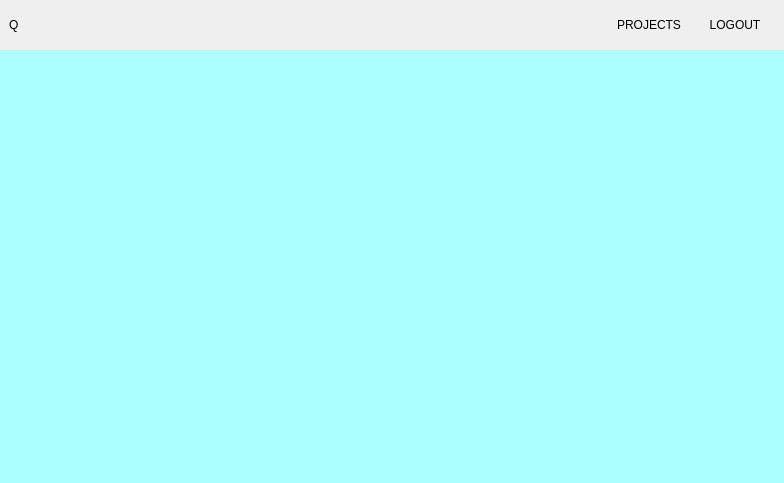
<?xml version="1.0" encoding="UTF-8"?>
<ui version="4.0">
 <class>ProjectListWindow</class>
 <widget class="QWidget" name="ProjectListWindow">
  <property name="geometry">
   <rect>
    <x>0</x>
    <y>0</y>
    <width>784</width>
    <height>483</height>
   </rect>
  </property>
  <property name="windowTitle">
   <string>Form</string>
  </property>
  <layout class="QVBoxLayout" name="verticalLayout">
   <property name="spacing">
    <number>0</number>
   </property>
   <property name="leftMargin">
    <number>0</number>
   </property>
   <property name="topMargin">
    <number>0</number>
   </property>
   <property name="rightMargin">
    <number>0</number>
   </property>
   <property name="bottomMargin">
    <number>0</number>
   </property>
   <item>
    <widget class="QWidget" name="widget" native="true">
     <property name="maximumSize">
      <size>
       <width>16777215</width>
       <height>50</height>
      </size>
     </property>
     <property name="styleSheet">
      <string notr="true"/>
     </property>
     <layout class="QHBoxLayout" name="horizontalLayout">
      <item>
       <widget class="QLabel" name="label">
        <property name="styleSheet">
         <string notr="true">font: 20pt &quot;MS Shell Dlg 2&quot;;</string>
        </property>
        <property name="text">
         <string>Q</string>
        </property>
       </widget>
      </item>
      <item>
       <spacer name="horizontalSpacer">
        <property name="orientation">
         <enum>Qt::Horizontal</enum>
        </property>
        <property name="sizeHint" stdset="0">
         <size>
          <width>566</width>
          <height>20</height>
         </size>
        </property>
       </spacer>
      </item>
      <item>
       <widget class="QPushButton" name="projectsBtn">
        <property name="styleSheet">
         <string notr="true">font: 10pt &quot;MS Shell Dlg 2&quot;;</string>
        </property>
        <property name="text">
         <string>PROJECTS</string>
        </property>
        <property name="flat">
         <bool>true</bool>
        </property>
       </widget>
      </item>
      <item>
       <widget class="QPushButton" name="logoutButton">
        <property name="styleSheet">
         <string notr="true">font: 10pt &quot;MS Shell Dlg 2&quot;;</string>
        </property>
        <property name="text">
         <string>LOGOUT</string>
        </property>
        <property name="flat">
         <bool>true</bool>
        </property>
       </widget>
      </item>
     </layout>
    </widget>
   </item>
   <item>
    <widget class="QWidget" name="widget_2" native="true">
     <property name="styleSheet">
      <string notr="true">background-color: rgb(170, 255, 255);</string>
     </property>
    </widget>
   </item>
  </layout>
 </widget>
 <resources/>
 <connections/>
</ui>
